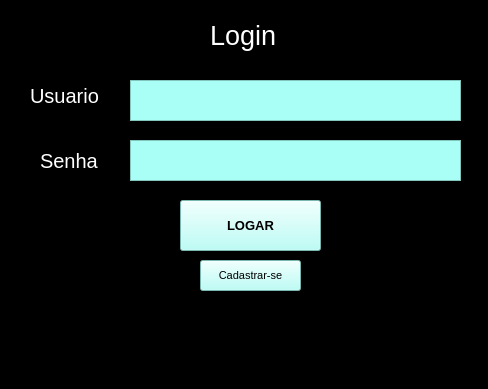
<?xml version="1.0" encoding="UTF-8"?>
<ui version="4.0">
 <class>MainWindow</class>
 <widget class="QMainWindow" name="MainWindow">
  <property name="geometry">
   <rect>
    <x>0</x>
    <y>0</y>
    <width>488</width>
    <height>389</height>
   </rect>
  </property>
  <property name="windowTitle">
   <string>MainWindow</string>
  </property>
  <property name="styleSheet">
   <string notr="true">background-color: rgb(0, 0, 0);</string>
  </property>
  <widget class="QWidget" name="centralwidget">
   <widget class="QLabel" name="Lb_usu">
    <property name="geometry">
     <rect>
      <x>30</x>
      <y>80</y>
      <width>91</width>
      <height>31</height>
     </rect>
    </property>
    <property name="font">
     <font>
      <pointsize>15</pointsize>
     </font>
    </property>
    <property name="styleSheet">
     <string notr="true">color: rgb(255, 255, 255);</string>
    </property>
    <property name="text">
     <string>Usuario</string>
    </property>
   </widget>
   <widget class="QLabel" name="Lb_sen">
    <property name="geometry">
     <rect>
      <x>40</x>
      <y>150</y>
      <width>71</width>
      <height>21</height>
     </rect>
    </property>
    <property name="font">
     <font>
      <pointsize>15</pointsize>
     </font>
    </property>
    <property name="styleSheet">
     <string notr="true">color: rgb(255, 255, 255);</string>
    </property>
    <property name="text">
     <string>Senha</string>
    </property>
   </widget>
   <widget class="QTextEdit" name="cx_usu">
    <property name="geometry">
     <rect>
      <x>130</x>
      <y>80</y>
      <width>331</width>
      <height>41</height>
     </rect>
    </property>
    <property name="font">
     <font>
      <pointsize>15</pointsize>
     </font>
    </property>
    <property name="styleSheet">
     <string notr="true">background-color: rgb(169, 255, 245);</string>
    </property>
   </widget>
   <widget class="QTextEdit" name="cx_sen">
    <property name="geometry">
     <rect>
      <x>130</x>
      <y>140</y>
      <width>331</width>
      <height>41</height>
     </rect>
    </property>
    <property name="font">
     <font>
      <pointsize>15</pointsize>
     </font>
    </property>
    <property name="styleSheet">
     <string notr="true">background-color: rgb(169, 255, 245);</string>
    </property>
   </widget>
   <widget class="QLabel" name="label">
    <property name="geometry">
     <rect>
      <x>210</x>
      <y>10</y>
      <width>81</width>
      <height>51</height>
     </rect>
    </property>
    <property name="font">
     <font>
      <pointsize>20</pointsize>
     </font>
    </property>
    <property name="styleSheet">
     <string notr="true">color: rgb(255, 255, 255);</string>
    </property>
    <property name="text">
     <string>Login</string>
    </property>
   </widget>
   <widget class="QPushButton" name="Bt_logar">
    <property name="geometry">
     <rect>
      <x>180</x>
      <y>200</y>
      <width>141</width>
      <height>51</height>
     </rect>
    </property>
    <property name="font">
     <font>
      <pointsize>10</pointsize>
      <weight>75</weight>
      <bold>true</bold>
     </font>
    </property>
    <property name="cursor">
     <cursorShape>PointingHandCursor</cursorShape>
    </property>
    <property name="styleSheet">
     <string notr="true">background-color: rgb(169, 255, 245);</string>
    </property>
    <property name="text">
     <string>LOGAR</string>
    </property>
   </widget>
   <widget class="QPushButton" name="Bt_cad">
    <property name="geometry">
     <rect>
      <x>200</x>
      <y>260</y>
      <width>101</width>
      <height>31</height>
     </rect>
    </property>
    <property name="font">
     <font>
      <pointsize>8</pointsize>
     </font>
    </property>
    <property name="cursor">
     <cursorShape>PointingHandCursor</cursorShape>
    </property>
    <property name="styleSheet">
     <string notr="true">background-color: rgb(169, 255, 245);</string>
    </property>
    <property name="text">
     <string>Cadastrar-se</string>
    </property>
   </widget>
  </widget>
  <widget class="QStatusBar" name="statusbar"/>
  <widget class="QMenuBar" name="menubar">
   <property name="geometry">
    <rect>
     <x>0</x>
     <y>0</y>
     <width>488</width>
     <height>26</height>
    </rect>
   </property>
  </widget>
 </widget>
 <resources/>
 <connections/>
</ui>
